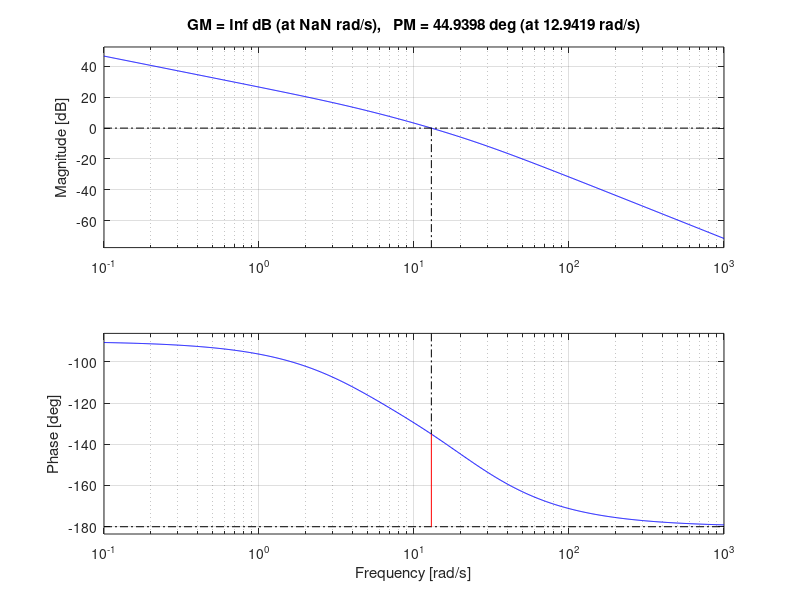

Write the MATLAB code that produced this figure.
clear all
close all
clc

I = 0.0693;  % Inertia
b = 0.417;   % Damping coefficient
G = tf(9, [I, b, 0]);  % Open-loop transfer function
C = tf([2.04, 18.714],[1, 18.714]);
L = series(C, G);

% Generate the Bode plot of plant with gain and phase margins
%margin(G);
%grid on;

% Generate the Bode plot of lead controller and plant with gain and phase margins
margin(L);
grid on;

